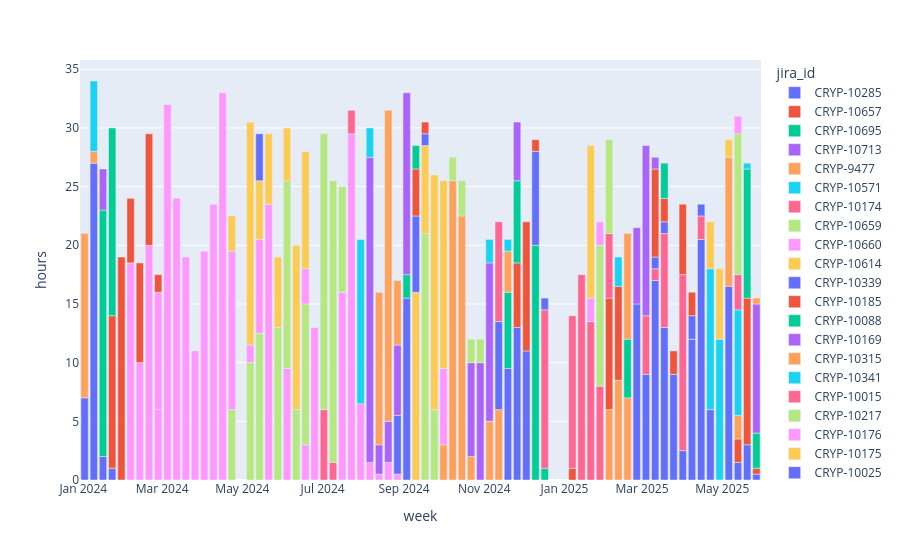

This figure's notebook cell:
### Code cell
px.bar(user_issues_hours_weekly(ts_user).toPandas(),x='week',y='hours',color='jira_id',hover_data={'summary':True})

### Figure 1 — Plotly figure (JSON) as saved in the notebook; plotly's stock layout.template omitted (floating-point values rounded to 4 significant figures)
{"data": [{"customdata": [["[Wallet monitor] Połączenie z Vaultem"], ["[Wallet monitor] Połączenie z Vaultem"], ["[Wallet monitor] Połączenie z Vaultem"], ["[Wallet monitor] Połączenie z Vaultem"], ["[Wallet monitor] Połączenie z Vaultem"], ["[Wallet monitor] Połączenie z Vaultem"], ["[Wallet monitor] Połączenie z Vaultem"], ["[Wallet monitor] Połączenie z Vaultem"], ["[Wallet monitor] Połączenie z Vaultem"], ["[Wallet monitor] Połączenie z Vaultem"], ["[Wallet monitor] Połączenie z Vaultem"], ["[Wallet monitor] Połączenie z Vaultem"]], "hovertemplate": "jira_id=CRYP-10285<br>week=%{x}<br>hours=%{y}<br>summary=%{customdata[0]}<extra></extra>", "legendgroup": "CRYP-10285", "marker": {"color": "#636efa", "pattern": {"shape": ""}}, "name": "CRYP-10285", "orientation": "v", "showlegend": true, "textposition": "auto", "type": "bar", "x": ["2025-05-27", "2025-05-20", "2025-05-13", "2025-05-06", "2025-04-22", "2025-04-15", "2025-04-08", "2025-04-01", "2025-03-25", "2025-03-18", "2025-03-11", "2025-03-04"], "xaxis": "x", "y": [0.5, 3.0, 1.5, 16.5, 6.0, 20.5, 12.0, 2.5, 9.0, 13.0, 17.0, 9.0], "yaxis": "y"}, {"customdata": [["[capital.com] Podawanie kluczy przez docker secret (tylko w MDR)"], ["[capital.com] Podawanie kluczy przez docker secret (tylko w MDR)"], ["[capital.com] Podawanie kluczy przez docker secret (tylko w MDR)"]], "hovertemplate": "jira_id=CRYP-10657<br>week=%{x}<br>hours=%{y}<br>summary=%{customdata[0]}<extra></extra>", "legendgroup": "CRYP-10657", "marker": {"color": "#EF553B", "pattern": {"shape": ""}}, "name": "CRYP-10657", "orientation": "v", "showlegend": true, "textposition": "auto", "type": "bar", "x": ["2025-05-27", "2025-05-20", "2025-05-13"], "xaxis": "x", "y": [0.5, 12.5, 2.0], "yaxis": "y"}, {"customdata": [["[Bitvavo] Zmiany w API"], ["[Bitvavo] Zmiany w API"]], "hovertemplate": "jira_id=CRYP-10695<br>week=%{x}<br>hours=%{y}<br>summary=%{customdata[0]}<extra></extra>", "legendgroup": "CRYP-10695", "marker": {"color": "#00cc96", "pattern": {"shape": ""}}, "name": "CRYP-10695", "orientation": "v", "showlegend": true, "textposition": "auto", "type": "bar", "x": ["2025-05-27", "2025-05-20"], "xaxis": "x", "y": [3.0, 11.0], "yaxis": "y"}, {"customdata": [["[Binance] Brak zmiany statusu feeda po rozłączeniu websocketa"]], "hovertemplate": "jira_id=CRYP-10713<br>week=%{x}<br>hours=%{y}<br>summary=%{customdata[0]}<extra></extra>", "legendgroup": "CRYP-10713", "marker": {"color": "#ab63fa", "pattern": {"shape": ""}}, "name": "CRYP-10713", "orientation": "v", "showlegend": true, "textposition": "auto", "type": "bar", "x": ["2025-05-27"], "xaxis": "x", "y": [11.0], "yaxis": "y"}, {"customdata": [["[CCXT] Dodanie znacznika początku i konca nagrywania"], ["[CCXT] Dodanie znacznika początku i konca nagrywania"], ["[CCXT] Dodanie znacznika początku i konca nagrywania"], ["[CCXT] Dodanie znacznika początku i konca nagrywania"], ["[CCXT] Dodanie znacznika początku i konca nagrywania"], ["[CCXT] Dodanie znacznika początku i konca nagrywania"], ["[CCXT] Dodanie znacznika początku i konca nagrywania"], ["[CCXT] Dodanie znacznika początku i konca nagrywania"], ["[CCXT] Dodanie znacznika początku i konca nagrywania"], ["[CCXT] Dodanie znacznika początku i konca nagrywania"], ["[CCXT] Dodanie znacznika początku i konca nagrywania"], ["[CCXT] Dodanie znacznika początku i konca nagrywania"]], "hovertemplate": "jira_id=CRYP-9477<br>week=%{x}<br>hours=%{y}<br>summary=%{customdata[0]}<extra></extra>", "legendgroup": "CRYP-9477", "marker": {"color": "#FFA15A", "pattern": {"shape": ""}}, "name": "CRYP-9477", "orientation": "v", "showlegend": true, "textposition": "auto", "type": "bar", "x": ["2025-05-27", "2025-05-13", "2025-05-06", "2025-02-18", "2025-02-11", "2025-02-04", "2024-11-12", "2024-11-05", "2024-10-22", "2024-10-15", "2024-10-08", "2024-10-01"], "xaxis": "x", "y": [0.5, 2.0, 11.0, 7.0, 8.5, 6.0, 6.0, 5.0, 2.0, 22.5, 25.5, 3.0], "yaxis": "y"}, {"customdata": [["[Mexc] Unhandled exception podczas zamykania WS"], ["[Mexc] Unhandled exception podczas zamykania WS"], ["[Mexc] Unhandled exception podczas zamykania WS"], ["[Mexc] Unhandled exception podczas zamykania WS"]], "hovertemplate": "jira_id=CRYP-10571<br>week=%{x}<br>hours=%{y}<br>summary=%{customdata[0]}<extra></extra>", "legendgroup": "CRYP-10571", "marker": {"color": "#19d3f3", "pattern": {"shape": ""}}, "name": "CRYP-10571", "orientation": "v", "showlegend": true, "textposition": "auto", "type": "bar", "x": ["2025-05-20", "2025-05-13", "2025-04-29", "2025-04-22"], "xaxis": "x", "y": [0.5, 9.0, 12.0, 12.0], "yaxis": "y"}, {"customdata": [["[WalletMonitor] Dodanie obsługi gate.io futures"], ["[WalletMonitor] Dodanie obsługi gate.io futures"], ["[WalletMonitor] Dodanie obsługi gate.io futures"], ["[WalletMonitor] Dodanie obsługi gate.io futures"], ["[WalletMonitor] Dodanie obsługi gate.io futures"], ["[WalletMonitor] Dodanie obsługi gate.io futures"]], "hovertemplate": "jira_id=CRYP-10174<br>week=%{x}<br>hours=%{y}<br>summary=%{customdata[0]}<extra></extra>", "legendgroup": "CRYP-10174", "marker": {"color": "#FF6692", "pattern": {"shape": ""}}, "name": "CRYP-10174", "orientation": "v", "showlegend": true, "textposition": "auto", "type": "bar", "x": ["2025-05-13", "2025-04-15", "2025-04-01", "2025-03-18", "2025-03-11", "2025-03-04"], "xaxis": "x", "y": [3.0, 2.0, 15.0, 8.0, 1.0, 5.0], "yaxis": "y"}, {"customdata": [["[MEXC] Źle nadawany timestamp raportów"]], "hovertemplate": "jira_id=CRYP-10659<br>week=%{x}<br>hours=%{y}<br>summary=%{customdata[0]}<extra></extra>", "legendgroup": "CRYP-10659", "marker": {"color": "#B6E880", "pattern": {"shape": ""}}, "name": "CRYP-10659", "orientation": "v", "showlegend": true, "textposition": "auto", "type": "bar", "x": ["2025-05-13"], "xaxis": "x", "y": [12.0], "yaxis": "y"}, {"customdata": [["[platform-admin] Przydzielanie kluczy nie działa gdy adapter jest w stanie failure"]], "hovertemplate": "jira_id=CRYP-10660<br>week=%{x}<br>hours=%{y}<br>summary=%{customdata[0]}<extra></extra>", "legendgroup": "CRYP-10660", "marker": {"color": "#FF97FF", "pattern": {"shape": ""}}, "name": "CRYP-10660", "orientation": "v", "showlegend": true, "textposition": "auto", "type": "bar", "x": ["2025-05-13"], "xaxis": "x", "y": [1.5], "yaxis": "y"}, {"customdata": [["[Binance] Niepotrzebne logi dla statystyk feedowych"], ["[Binance] Niepotrzebne logi dla statystyk feedowych"], ["[Binance] Niepotrzebne logi dla statystyk feedowych"]], "hovertemplate": "jira_id=CRYP-10614<br>week=%{x}<br>hours=%{y}<br>summary=%{customdata[0]}<extra></extra>", "legendgroup": "CRYP-10614", "marker": {"color": "#FECB52", "pattern": {"shape": ""}}, "name": "CRYP-10614", "orientation": "v", "showlegend": true, "textposition": "auto", "type": "bar", "x": ["2025-05-06", "2025-04-29", "2025-04-22"], "xaxis": "x", "y": [1.5, 6.0, 4.0], "yaxis": "y"}, {"customdata": [["[Wallet monitor] Logowanie przy użyciu https"], ["[Wallet monitor] Logowanie przy użyciu https"], ["[Wallet monitor] Logowanie przy użyciu https"], ["[Wallet monitor] Logowanie przy użyciu https"], ["[Wallet monitor] Logowanie przy użyciu https"]], "hovertemplate": "jira_id=CRYP-10339<br>week=%{x}<br>hours=%{y}<br>summary=%{customdata[0]}<extra></extra>", "legendgroup": "CRYP-10339", "marker": {"color": "#636efa", "pattern": {"shape": ""}}, "name": "CRYP-10339", "orientation": "v", "showlegend": true, "textposition": "auto", "type": "bar", "x": ["2025-04-15", "2025-04-08", "2025-03-18", "2025-03-11", "2025-02-25"], "xaxis": "x", "y": [1.0, 2.0, 1.0, 1.0, 15.0], "yaxis": "y"}, {"customdata": [["[Wallet monitor] Nie ma fee dla Kucoin Futures"], ["[Wallet monitor] Nie ma fee dla Kucoin Futures"], ["[Wallet monitor] Nie ma fee dla Kucoin Futures"], ["[Wallet monitor] Nie ma fee dla Kucoin Futures"], ["[Wallet monitor] Nie ma fee dla Kucoin Futures"], ["[Wallet monitor] Nie ma fee dla Kucoin Futures"], ["[Wallet monitor] Nie ma fee dla Kucoin Futures"], ["[Wallet monitor] Nie ma fee dla Kucoin Futures"]], "hovertemplate": "jira_id=CRYP-10185<br>week=%{x}<br>hours=%{y}<br>summary=%{customdata[0]}<extra></extra>", "legendgroup": "CRYP-10185", "marker": {"color": "#EF553B", "pattern": {"shape": ""}}, "name": "CRYP-10185", "orientation": "v", "showlegend": true, "textposition": "auto", "type": "bar", "x": ["2025-04-08", "2025-04-01", "2025-03-25", "2025-03-18", "2025-03-11", "2025-02-11", "2025-02-04", "2025-01-07"], "xaxis": "x", "y": [2.0, 6.0, 2.0, 2.0, 7.5, 8.0, 9.5, 1.0], "yaxis": "y"}, {"customdata": [["mdr-10 out of memory"], ["mdr-10 out of memory"], ["mdr-10 out of memory"], ["mdr-10 out of memory"]], "hovertemplate": "jira_id=CRYP-10088<br>week=%{x}<br>hours=%{y}<br>summary=%{customdata[0]}<extra></extra>", "legendgroup": "CRYP-10088", "marker": {"color": "#00cc96", "pattern": {"shape": ""}}, "name": "CRYP-10088", "orientation": "v", "showlegend": true, "textposition": "auto", "type": "bar", "x": ["2025-03-18", "2025-02-18", "2024-12-17", "2024-12-10"], "xaxis": "x", "y": [3.0, 5.0, 1.0, 20.0], "yaxis": "y"}, {"customdata": [["[Wallet monitor] Dodanie obsługi BitMart"], ["[Wallet monitor] Dodanie obsługi BitMart"], ["[Wallet monitor] Dodanie obsługi BitMart"]], "hovertemplate": "jira_id=CRYP-10169<br>week=%{x}<br>hours=%{y}<br>summary=%{customdata[0]}<extra></extra>", "legendgroup": "CRYP-10169", "marker": {"color": "#ab63fa", "pattern": {"shape": ""}}, "name": "CRYP-10169", "orientation": "v", "showlegend": true, "textposition": "auto", "type": "bar", "x": ["2025-03-11", "2025-03-04", "2025-02-25"], "xaxis": "x", "y": [1.0, 14.5, 6.5], "yaxis": "y"}, {"customdata": [["Dodanie możliwość modyfikacji adresow w gate.io"]], "hovertemplate": "jira_id=CRYP-10315<br>week=%{x}<br>hours=%{y}<br>summary=%{customdata[0]}<extra></extra>", "legendgroup": "CRYP-10315", "marker": {"color": "#FFA15A", "pattern": {"shape": ""}}, "name": "CRYP-10315", "orientation": "v", "showlegend": true, "textposition": "auto", "type": "bar", "x": ["2025-02-18"], "xaxis": "x", "y": [9.0], "yaxis": "y"}, {"customdata": [["Problem z monitoringiem WM"]], "hovertemplate": "jira_id=CRYP-10341<br>week=%{x}<br>hours=%{y}<br>summary=%{customdata[0]}<extra></extra>", "legendgroup": "CRYP-10341", "marker": {"color": "#19d3f3", "pattern": {"shape": ""}}, "name": "CRYP-10341", "orientation": "v", "showlegend": true, "textposition": "auto", "type": "bar", "x": ["2025-02-11"], "xaxis": "x", "y": [2.5], "yaxis": "y"}, {"customdata": [["[WalletMonitor] Ograniczenie dostępu"], ["[WalletMonitor] Ograniczenie dostępu"], ["[WalletMonitor] Ograniczenie dostępu"], ["[WalletMonitor] Ograniczenie dostępu"], ["[WalletMonitor] Ograniczenie dostępu"], ["[WalletMonitor] Ograniczenie dostępu"]], "hovertemplate": "jira_id=CRYP-10015<br>week=%{x}<br>hours=%{y}<br>summary=%{customdata[0]}<extra></extra>", "legendgroup": "CRYP-10015", "marker": {"color": "#FF6692", "pattern": {"shape": ""}}, "name": "CRYP-10015", "orientation": "v", "showlegend": true, "textposition": "auto", "type": "bar", "x": ["2025-02-04", "2025-01-28", "2025-01-21", "2025-01-14", "2025-01-07", "2024-12-17"], "xaxis": "x", "y": [5.5, 8.0, 13.5, 17.5, 13.0, 13.5], "yaxis": "y"}, {"customdata": [["[Wallet monitor] Nie ma fee dla Bitso"], ["[Wallet monitor] Nie ma fee dla Bitso"]], "hovertemplate": "jira_id=CRYP-10217<br>week=%{x}<br>hours=%{y}<br>summary=%{customdata[0]}<extra></extra>", "legendgroup": "CRYP-10217", "marker": {"color": "#B6E880", "pattern": {"shape": ""}}, "name": "CRYP-10217", "orientation": "v", "showlegend": true, "textposition": "auto", "type": "bar", "x": ["2025-02-04", "2025-01-28"], "xaxis": "x", "y": [8.0, 12.0], "yaxis": "y"}, {"customdata": [["[Wallet monitor] Nie ma fee dla Bitkuba"], ["[Wallet monitor] Nie ma fee dla Bitkuba"]], "hovertemplate": "jira_id=CRYP-10176<br>week=%{x}<br>hours=%{y}<br>summary=%{customdata[0]}<extra></extra>", "legendgroup": "CRYP-10176", "marker": {"color": "#FF97FF", "pattern": {"shape": ""}}, "name": "CRYP-10176", "orientation": "v", "showlegend": true, "textposition": "auto", "type": "bar", "x": ["2025-01-28", "2025-01-21"], "xaxis": "x", "y": [2.0, 2.0], "yaxis": "y"}, {"customdata": [["[Wallet monitor] Nie ma fee dla Binance Futures"]], "hovertemplate": "jira_id=CRYP-10175<br>week=%{x}<br>hours=%{y}<br>summary=%{customdata[0]}<extra></extra>", "legendgroup": "CRYP-10175", "marker": {"color": "#FECB52", "pattern": {"shape": ""}}, "name": "CRYP-10175", "orientation": "v", "showlegend": true, "textposition": "auto", "type": "bar", "x": ["2025-01-21"], "xaxis": "x", "y": [13.0], "yaxis": "y"}, {"customdata": [["[gate.io] Event cancel podczas OSRa"], ["[gate.io] Event cancel podczas OSRa"], ["[gate.io] Event cancel podczas OSRa"], ["[gate.io] Event cancel podczas OSRa"], ["[gate.io] Event cancel podczas OSRa"], ["[gate.io] Event cancel podczas OSRa"]], "hovertemplate": "jira_id=CRYP-10025<br>week=%{x}<br>hours=%{y}<br>summary=%{customdata[0]}<extra></extra>", "legendgroup": "CRYP-10025", "marker": {"color": "#636efa", "pattern": {"shape": ""}}, "name": "CRYP-10025", "orientation": "v", "showlegend": true, "textposition": "auto", "type": "bar", "x": ["2024-12-17", "2024-12-10", "2024-12-03", "2024-11-26", "2024-11-19", "2024-11-12"], "xaxis": "x", "y": [1.0, 8.0, 11.0, 13.0, 9.5, 7.5], "yaxis": "y"}, {"customdata": [["[Ascendex] Adapter feedowy ponawia próby połączenie mimo bana"], ["[Ascendex] Adapter feedowy ponawia próby połączenie mimo bana"], ["[Ascendex] Adapter feedowy ponawia próby połączenie mimo bana"]], "hovertemplate": "jira_id=CRYP-10053<br>week=%{x}<br>hours=%{y}<br>summary=%{customdata[0]}<extra></extra>", "legendgroup": "CRYP-10053", "marker": {"color": "#EF553B", "pattern": {"shape": ""}}, "name": "CRYP-10053", "orientation": "v", "showlegend": true, "textposition": "auto", "type": "bar", "x": ["2024-12-10", "2024-12-03", "2024-11-26"], "xaxis": "x", "y": [1.0, 11.0, 5.5], "yaxis": "y"}, {"customdata": [["[Binance] Restart web socketa co 24h"], ["[Binance] Restart web socketa co 24h"]], "hovertemplate": "jira_id=CRYP-10050<br>week=%{x}<br>hours=%{y}<br>summary=%{customdata[0]}<extra></extra>", "legendgroup": "CRYP-10050", "marker": {"color": "#00cc96", "pattern": {"shape": ""}}, "name": "CRYP-10050", "orientation": "v", "showlegend": true, "textposition": "auto", "type": "bar", "x": ["2024-11-26", "2024-11-19"], "xaxis": "x", "y": [7.0, 6.5], "yaxis": "y"}, {"customdata": [["[UniswapLp] Dodanie informacji z transakcji decreseLiquidity"], ["[UniswapLp] Dodanie informacji z transakcji decreseLiquidity"], ["[UniswapLp] Dodanie informacji z transakcji decreseLiquidity"], ["[UniswapLp] Dodanie informacji z transakcji decreseLiquidity"]], "hovertemplate": "jira_id=CRYP-9964<br>week=%{x}<br>hours=%{y}<br>summary=%{customdata[0]}<extra></extra>", "legendgroup": "CRYP-9964", "marker": {"color": "#ab63fa", "pattern": {"shape": ""}}, "name": "CRYP-9964", "orientation": "v", "showlegend": true, "textposition": "auto", "type": "bar", "x": ["2024-11-26", "2024-11-05", "2024-10-29", "2024-10-22"], "xaxis": "x", "y": [5.0, 13.5, 10.0, 8.0], "yaxis": "y"}, {"customdata": [["[Wallet monitor] Dodanie nowych subkont"]], "hovertemplate": "jira_id=CRYP-10022<br>week=%{x}<br>hours=%{y}<br>summary=%{customdata[0]}<extra></extra>", "legendgroup": "CRYP-10022", "marker": {"color": "#FFA15A", "pattern": {"shape": ""}}, "name": "CRYP-10022", "orientation": "v", "showlegend": true, "textposition": "auto", "type": "bar", "x": ["2024-11-19"], "xaxis": "x", "y": [3.5], "yaxis": "y"}, {"customdata": [["[WalletMonitor] Zmiana nazw kont w konfiguracji"], ["[WalletMonitor] Zmiana nazw kont w konfiguracji"]], "hovertemplate": "jira_id=CRYP-9993<br>week=%{x}<br>hours=%{y}<br>summary=%{customdata[0]}<extra></extra>", "legendgroup": "CRYP-9993", "marker": {"color": "#19d3f3", "pattern": {"shape": ""}}, "name": "CRYP-9993", "orientation": "v", "showlegend": true, "textposition": "auto", "type": "bar", "x": ["2024-11-19", "2024-11-05"], "xaxis": "x", "y": [1.0, 2.0], "yaxis": "y"}, {"customdata": [["[Binance Futures] Order book best powoduje  OoM"]], "hovertemplate": "jira_id=CRYP-10014<br>week=%{x}<br>hours=%{y}<br>summary=%{customdata[0]}<extra></extra>", "legendgroup": "CRYP-10014", "marker": {"color": "#FF6692", "pattern": {"shape": ""}}, "name": "CRYP-10014", "orientation": "v", "showlegend": true, "textposition": "auto", "type": "bar", "x": ["2024-11-12"], "xaxis": "x", "y": [8.5], "yaxis": "y"}, {"customdata": [["[WalletMonitor] Dodanie obsługi bitfinex futures"], ["[WalletMonitor] Dodanie obsługi bitfinex futures"], ["[WalletMonitor] Dodanie obsługi bitfinex futures"], ["[WalletMonitor] Dodanie obsługi bitfinex futures"], ["[WalletMonitor] Dodanie obsługi bitfinex futures"], ["[WalletMonitor] Dodanie obsługi bitfinex futures"]], "hovertemplate": "jira_id=CRYP-9787<br>week=%{x}<br>hours=%{y}<br>summary=%{customdata[0]}<extra></extra>", "legendgroup": "CRYP-9787", "marker": {"color": "#B6E880", "pattern": {"shape": ""}}, "name": "CRYP-9787", "orientation": "v", "showlegend": true, "textposition": "auto", "type": "bar", "x": ["2024-10-29", "2024-10-22", "2024-10-15", "2024-10-08", "2024-09-24", "2024-09-17"], "xaxis": "x", "y": [2.0, 2.0, 3.0, 2.0, 6.0, 21.0], "yaxis": "y"}, {"customdata": [["[UniswapLp] Dodanie informacji o fee z transakcji burn"], ["[UniswapLp] Dodanie informacji o fee z transakcji burn"], ["[UniswapLp] Dodanie informacji o fee z transakcji burn"], ["[UniswapLp] Dodanie informacji o fee z transakcji burn"], ["[UniswapLp] Dodanie informacji o fee z transakcji burn"], ["[UniswapLp] Dodanie informacji o fee z transakcji burn"], ["[UniswapLp] Dodanie informacji o fee z transakcji burn"], ["[UniswapLp] Dodanie informacji o fee z transakcji burn"], ["[UniswapLp] Dodanie informacji o fee z transakcji burn"], ["[UniswapLp] Dodanie informacji o fee z transakcji burn"], ["[UniswapLp] Dodanie informacji o fee z transakcji burn"]], "hovertemplate": "jira_id=CRYP-9247<br>week=%{x}<br>hours=%{y}<br>summary=%{customdata[0]}<extra></extra>", "legendgroup": "CRYP-9247", "marker": {"color": "#FF97FF", "pattern": {"shape": ""}}, "name": "CRYP-9247", "orientation": "v", "showlegend": true, "textposition": "auto", "type": "bar", "x": ["2024-10-01", "2024-08-27", "2024-08-20", "2024-08-13", "2024-08-06", "2024-07-30", "2024-07-23", "2024-07-16", "2024-06-25", "2024-06-18", "2024-06-04"], "xaxis": "x", "y": [6.5, 0.5, 1.5, 0.5, 1.5, 6.5, 29.5, 16.0, 13.0, 3.0, 9.5], "yaxis": "y"}, {"customdata": [["[Migrator] OutOfMemory wyjaśnienie przyczyny"], ["[Migrator] OutOfMemory wyjaśnienie przyczyny"], ["[Migrator] OutOfMemory wyjaśnienie przyczyny"], ["[Migrator] OutOfMemory wyjaśnienie przyczyny"]], "hovertemplate": "jira_id=CRYP-9754<br>week=%{x}<br>hours=%{y}<br>summary=%{customdata[0]}<extra></extra>", "legendgroup": "CRYP-9754", "marker": {"color": "#FECB52", "pattern": {"shape": ""}}, "name": "CRYP-9754", "orientation": "v", "showlegend": true, "textposition": "auto", "type": "bar", "x": ["2024-10-01", "2024-09-24", "2024-09-17", "2024-09-10"], "xaxis": "x", "y": [16.0, 20.0, 7.5, 16.0], "yaxis": "y"}, {"customdata": [["[MDR] nierówny przydział subskrypcji"], ["[MDR] nierówny przydział subskrypcji"], ["[MDR] nierówny przydział subskrypcji"], ["[MDR] nierówny przydział subskrypcji"]], "hovertemplate": "jira_id=CRYP-9708<br>week=%{x}<br>hours=%{y}<br>summary=%{customdata[0]}<extra></extra>", "legendgroup": "CRYP-9708", "marker": {"color": "#636efa", "pattern": {"shape": ""}}, "name": "CRYP-9708", "orientation": "v", "showlegend": true, "textposition": "auto", "type": "bar", "x": ["2024-09-17", "2024-09-10", "2024-09-03", "2024-08-27"], "xaxis": "x", "y": [1.0, 6.5, 15.5, 5.0], "yaxis": "y"}, {"customdata": [["Awarie instancji AE i MDR na środowisku QA"], ["Awarie instancji AE i MDR na środowisku QA"]], "hovertemplate": "jira_id=CRYP-9757<br>week=%{x}<br>hours=%{y}<br>summary=%{customdata[0]}<extra></extra>", "legendgroup": "CRYP-9757", "marker": {"color": "#EF553B", "pattern": {"shape": ""}}, "name": "CRYP-9757", "orientation": "v", "showlegend": true, "textposition": "auto", "type": "bar", "x": ["2024-09-17", "2024-09-10"], "xaxis": "x", "y": [1.0, 4.0], "yaxis": "y"}, {"customdata": [["Brak alertu dla braku feedów BINANCE"], ["Brak alertu dla braku feedów BINANCE"]], "hovertemplate": "jira_id=CRYP-9292<br>week=%{x}<br>hours=%{y}<br>summary=%{customdata[0]}<extra></extra>", "legendgroup": "CRYP-9292", "marker": {"color": "#00cc96", "pattern": {"shape": ""}}, "name": "CRYP-9292", "orientation": "v", "showlegend": true, "textposition": "auto", "type": "bar", "x": ["2024-09-10", "2024-09-03"], "xaxis": "x", "y": [2.0, 2.0], "yaxis": "y"}, {"customdata": [["[WalletMonitor] Problemy z odpytaniem o stan portfela dla Binance Futures/Binance"], ["[WalletMonitor] Problemy z odpytaniem o stan portfela dla Binance Futures/Binance"], ["[WalletMonitor] Problemy z odpytaniem o stan portfela dla Binance Futures/Binance"], ["[WalletMonitor] Problemy z odpytaniem o stan portfela dla Binance Futures/Binance"], ["[WalletMonitor] Problemy z odpytaniem o stan portfela dla Binance Futures/Binance"]], "hovertemplate": "jira_id=CRYP-9372<br>week=%{x}<br>hours=%{y}<br>summary=%{customdata[0]}<extra></extra>", "legendgroup": "CRYP-9372", "marker": {"color": "#ab63fa", "pattern": {"shape": ""}}, "name": "CRYP-9372", "orientation": "v", "showlegend": true, "textposition": "auto", "type": "bar", "x": ["2024-09-03", "2024-08-27", "2024-08-20", "2024-08-13", "2024-08-06"], "xaxis": "x", "y": [15.5, 6.0, 3.5, 2.5, 26.0], "yaxis": "y"}, {"customdata": [["[WalletMonitor] Brak obsługi Bitkuba"], ["[WalletMonitor] Brak obsługi Bitkuba"], ["[WalletMonitor] Brak obsługi Bitkuba"]], "hovertemplate": "jira_id=CRYP-9373<br>week=%{x}<br>hours=%{y}<br>summary=%{customdata[0]}<extra></extra>", "legendgroup": "CRYP-9373", "marker": {"color": "#FFA15A", "pattern": {"shape": ""}}, "name": "CRYP-9373", "orientation": "v", "showlegend": true, "textposition": "auto", "type": "bar", "x": ["2024-08-27", "2024-08-20", "2024-08-13"], "xaxis": "x", "y": [5.5, 26.5, 13.0], "yaxis": "y"}, {"customdata": [["Linki do Wallet Monitor w sitemap"], ["Linki do Wallet Monitor w sitemap"]], "hovertemplate": "jira_id=CRYP-9465<br>week=%{x}<br>hours=%{y}<br>summary=%{customdata[0]}<extra></extra>", "legendgroup": "CRYP-9465", "marker": {"color": "#19d3f3", "pattern": {"shape": ""}}, "name": "CRYP-9465", "orientation": "v", "showlegend": true, "textposition": "auto", "type": "bar", "x": ["2024-08-06", "2024-07-30"], "xaxis": "x", "y": [2.5, 14.0], "yaxis": "y"}, {"customdata": [["[CCXT] Wallet monitor duplikuje stany konta"], ["[CCXT] Wallet monitor duplikuje stany konta"], ["[CCXT] Wallet monitor duplikuje stany konta"]], "hovertemplate": "jira_id=CRYP-9441<br>week=%{x}<br>hours=%{y}<br>summary=%{customdata[0]}<extra></extra>", "legendgroup": "CRYP-9441", "marker": {"color": "#FF6692", "pattern": {"shape": ""}}, "name": "CRYP-9441", "orientation": "v", "showlegend": true, "textposition": "auto", "type": "bar", "x": ["2024-07-23", "2024-07-09", "2024-07-02"], "xaxis": "x", "y": [2.0, 1.5, 6.0], "yaxis": "y"}, {"customdata": [["Błąd wykonania migration-verifier-liquee"], ["Błąd wykonania migration-verifier-liquee"], ["Błąd wykonania migration-verifier-liquee"], ["Błąd wykonania migration-verifier-liquee"], ["Błąd wykonania migration-verifier-liquee"], ["Błąd wykonania migration-verifier-liquee"], ["Błąd wykonania migration-verifier-liquee"], ["Błąd wykonania migration-verifier-liquee"], ["Błąd wykonania migration-verifier-liquee"], ["Błąd wykonania migration-verifier-liquee"]], "hovertemplate": "jira_id=CRYP-9052<br>week=%{x}<br>hours=%{y}<br>summary=%{customdata[0]}<extra></extra>", "legendgroup": "CRYP-9052", "marker": {"color": "#B6E880", "pattern": {"shape": ""}}, "name": "CRYP-9052", "orientation": "v", "showlegend": true, "textposition": "auto", "type": "bar", "x": ["2024-07-16", "2024-07-09", "2024-07-02", "2024-06-18", "2024-06-11", "2024-06-04", "2024-05-28", "2024-05-14", "2024-05-07", "2024-04-23"], "xaxis": "x", "y": [9.0, 24.0, 23.5, 12.0, 6.0, 16.0, 13.0, 12.5, 10.0, 6.0], "yaxis": "y"}, {"customdata": [["[Wallet monitor] Prezentacja aktualnego balansu"], ["[Wallet monitor] Prezentacja aktualnego balansu"], ["[Wallet monitor] Prezentacja aktualnego balansu"], ["[Wallet monitor] Prezentacja aktualnego balansu"], ["[Wallet monitor] Prezentacja aktualnego balansu"], ["[Wallet monitor] Prezentacja aktualnego balansu"], ["[Wallet monitor] Prezentacja aktualnego balansu"], ["[Wallet monitor] Prezentacja aktualnego balansu"], ["[Wallet monitor] Prezentacja aktualnego balansu"], ["[Wallet monitor] Prezentacja aktualnego balansu"], ["[Wallet monitor] Prezentacja aktualnego balansu"], ["[Wallet monitor] Prezentacja aktualnego balansu"], ["[Wallet monitor] Prezentacja aktualnego balansu"], ["[Wallet monitor] Prezentacja aktualnego balansu"], ["[Wallet monitor] Prezentacja aktualnego balansu"], ["[Wallet monitor] Prezentacja aktualnego balansu"], ["[Wallet monitor] Prezentacja aktualnego balansu"]], "hovertemplate": "jira_id=CRYP-8772<br>week=%{x}<br>hours=%{y}<br>summary=%{customdata[0]}<extra></extra>", "legendgroup": "CRYP-8772", "marker": {"color": "#FF97FF", "pattern": {"shape": ""}}, "name": "CRYP-8772", "orientation": "v", "showlegend": true, "textposition": "auto", "type": "bar", "x": ["2024-06-18", "2024-05-21", "2024-05-14", "2024-05-07", "2024-04-23", "2024-04-16", "2024-04-09", "2024-04-02", "2024-03-26", "2024-03-19", "2024-03-12", "2024-03-05", "2024-02-27", "2024-02-27", "2024-02-20", "2024-02-13", "2024-02-06"], "xaxis": "x", "y": [3.0, 23.5, 8.0, 1.5, 13.5, 33.0, 23.5, 19.5, 11.0, 19.0, 24.0, 32.0, 6.0, 10.0, 20.0, 10.0, 18.5], "yaxis": "y"}, {"customdata": [["Raport dla migracji danych nie uwzględnia rekordów gdzie wartość jest pusta "], ["Raport dla migracji danych nie uwzględnia rekordów gdzie wartość jest pusta "], ["Raport dla migracji danych nie uwzględnia rekordów gdzie wartość jest pusta "], ["Raport dla migracji danych nie uwzględnia rekordów gdzie wartość jest pusta "], ["Raport dla migracji danych nie uwzględnia rekordów gdzie wartość jest pusta "], ["Raport dla migracji danych nie uwzględnia rekordów gdzie wartość jest pusta "], ["Raport dla migracji danych nie uwzględnia rekordów gdzie wartość jest pusta "], ["Raport dla migracji danych nie uwzględnia rekordów gdzie wartość jest pusta "]], "hovertemplate": "jira_id=CRYP-9101<br>week=%{x}<br>hours=%{y}<br>summary=%{customdata[0]}<extra></extra>", "legendgroup": "CRYP-9101", "marker": {"color": "#FECB52", "pattern": {"shape": ""}}, "name": "CRYP-9101", "orientation": "v", "showlegend": true, "textposition": "auto", "type": "bar", "x": ["2024-06-18", "2024-06-11", "2024-06-04", "2024-05-28", "2024-05-21", "2024-05-14", "2024-05-07", "2024-04-23"], "xaxis": "x", "y": [10.0, 14.0, 4.5, 6.0, 6.0, 5.0, 19.0, 3.0], "yaxis": "y"}, {"customdata": [["[MDA] Dodanie zastępczego coefficient"], ["[MDA] Dodanie zastępczego coefficient"], ["[MDA] Dodanie zastępczego coefficient"], ["[MDA] Dodanie zastępczego coefficient"], ["[MDA] Dodanie zastępczego coefficient"]], "hovertemplate": "jira_id=CRYP-7846<br>week=%{x}<br>hours=%{y}<br>summary=%{customdata[0]}<extra></extra>", "legendgroup": "CRYP-7846", "marker": {"color": "#636efa", "pattern": {"shape": ""}}, "name": "CRYP-7846", "orientation": "v", "showlegend": true, "textposition": "auto", "type": "bar", "x": ["2024-05-14", "2024-01-23", "2024-01-16", "2024-01-09", "2024-01-02"], "xaxis": "x", "y": [4.0, 1.0, 2.0, 27.0, 7.0], "yaxis": "y"}, {"customdata": [["[Kucoin] Adapter wyczerpał wszystkie próby subskrybcji reason=Subscription rejected"], ["[Kucoin] Adapter wyczerpał wszystkie próby subskrybcji reason=Subscription rejected"], ["[Kucoin] Adapter wyczerpał wszystkie próby subskrybcji reason=Subscription rejected"], ["[Kucoin] Adapter wyczerpał wszystkie próby subskrybcji reason=Subscription rejected"], ["[Kucoin] Adapter wyczerpał wszystkie próby subskrybcji reason=Subscription rejected"], ["[Kucoin] Adapter wyczerpał wszystkie próby subskrybcji reason=Subscription rejected"]], "hovertemplate": "jira_id=CRYP-8737<br>week=%{x}<br>hours=%{y}<br>summary=%{customdata[0]}<extra></extra>", "legendgroup": "CRYP-8737", "marker": {"color": "#EF553B", "pattern": {"shape": ""}}, "name": "CRYP-8737", "orientation": "v", "showlegend": true, "textposition": "auto", "type": "bar", "x": ["2024-02-27", "2024-02-20", "2024-02-13", "2024-02-06", "2024-01-30", "2024-01-23"], "xaxis": "x", "y": [1.5, 9.5, 8.5, 5.5, 19.0, 13.0], "yaxis": "y"}, {"customdata": [["API GATEWAY nie działa jeżeli jeden z serviceów nie ma przydzielonego taska"], ["API GATEWAY nie działa jeżeli jeden z serviceów nie ma przydzielonego taska"]], "hovertemplate": "jira_id=CRYP-8721<br>week=%{x}<br>hours=%{y}<br>summary=%{customdata[0]}<extra></extra>", "legendgroup": "CRYP-8721", "marker": {"color": "#00cc96", "pattern": {"shape": ""}}, "name": "CRYP-8721", "orientation": "v", "showlegend": true, "textposition": "auto", "type": "bar", "x": ["2024-01-23", "2024-01-16"], "xaxis": "x", "y": [16.0, 21.0], "yaxis": "y"}, {"customdata": [["Przestawienie komponentów na domyślnie wyłączone"]], "hovertemplate": "jira_id=CRYP-8275<br>week=%{x}<br>hours=%{y}<br>summary=%{customdata[0]}<extra></extra>", "legendgroup": "CRYP-8275", "marker": {"color": "#ab63fa", "pattern": {"shape": ""}}, "name": "CRYP-8275", "orientation": "v", "showlegend": true, "textposition": "auto", "type": "bar", "x": ["2024-01-16"], "xaxis": "x", "y": [3.5], "yaxis": "y"}, {"customdata": [["[MDR] Po restarcie bundla 'Market Data Recorder' następuje trwały wzrost obciążenia CPU"], ["[MDR] Po restarcie bundla 'Market Data Recorder' następuje trwały wzrost obciążenia CPU"]], "hovertemplate": "jira_id=CRYP-8422<br>week=%{x}<br>hours=%{y}<br>summary=%{customdata[0]}<extra></extra>", "legendgroup": "CRYP-8422", "marker": {"color": "#FFA15A", "pattern": {"shape": ""}}, "name": "CRYP-8422", "orientation": "v", "showlegend": true, "textposition": "auto", "type": "bar", "x": ["2024-01-09", "2024-01-02"], "xaxis": "x", "y": [1.0, 14.0], "yaxis": "y"}, {"customdata": [["[MDR] Skryp configurer nie obsługuje znaków specjalnych"]], "hovertemplate": "jira_id=CRYP-8565<br>week=%{x}<br>hours=%{y}<br>summary=%{customdata[0]}<extra></extra>", "legendgroup": "CRYP-8565", "marker": {"color": "#19d3f3", "pattern": {"shape": ""}}, "name": "CRYP-8565", "orientation": "v", "showlegend": true, "textposition": "auto", "type": "bar", "x": ["2024-01-09"], "xaxis": "x", "y": [6.0], "yaxis": "y"}], "layout": {"barmode": "relative", "legend": {"title": {"text": "jira_id"}, "tracegroupgap": 0}, "margin": {"t": 60}, "xaxis": {"anchor": "y", "domain": [0, 1], "title": {"text": "week"}}, "yaxis": {"anchor": "x", "domain": [0, 1], "title": {"text": "hours"}}}}
